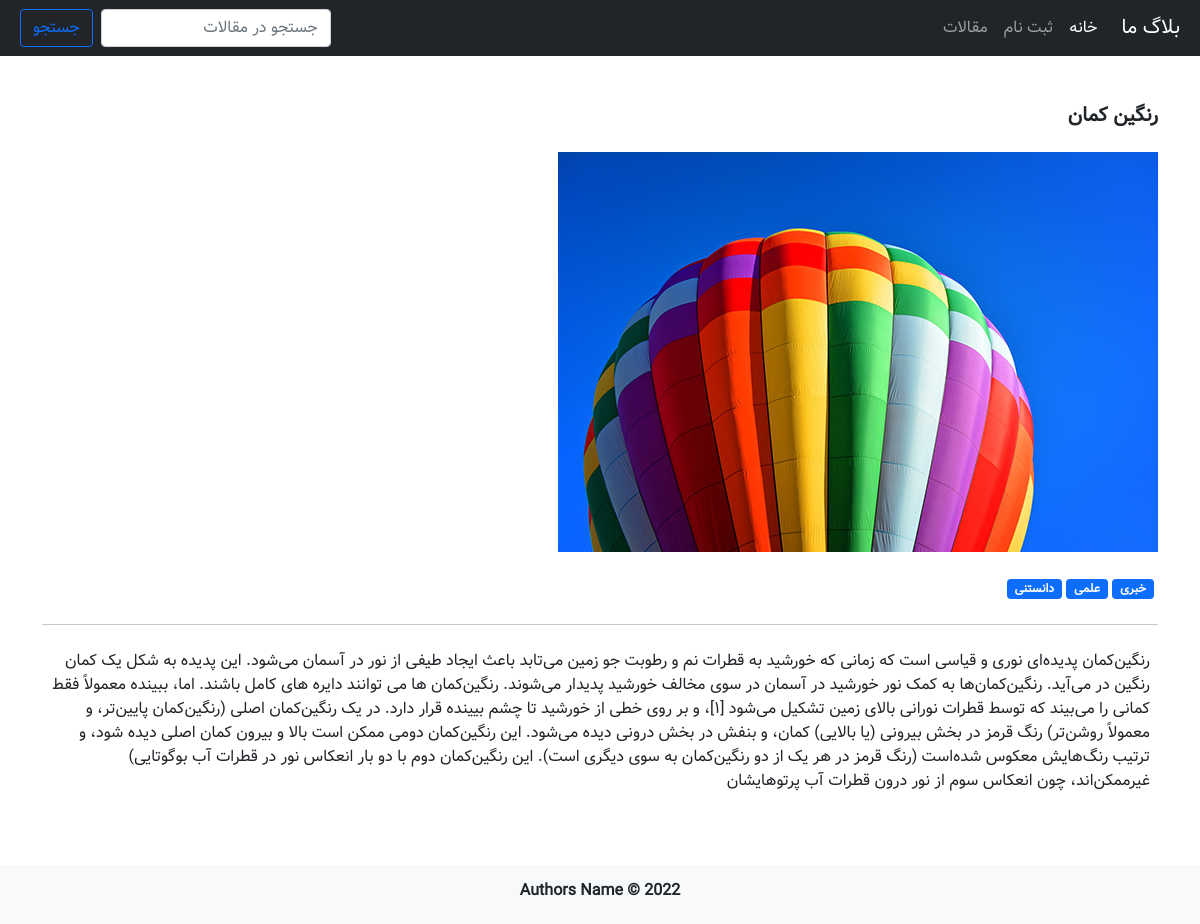
The page /4/رنگین کمان on the database its author committed.
### blog/models.py (models this page shows, shortened)
class Article(models.Model):
    title = models.CharField(max_length=75, verbose_name='عنوان')
    description = models.TextField(verbose_name='توضیحات')
    author = models.ForeignKey(
        User, on_delete=models.CASCADE, related_name='articles', verbose_name='نویسنده'
    )
    image = models.ImageField(
        upload_to='articles/', verbose_name='تصویر مقاله'
    )
    hits = models.ManyToManyField(
        IPAddress, related_name='articles', blank=True, verbose_name='بازدید ها'
    )
    publish_time = models.DateTimeField(
        default=timezone.now, verbose_name='زمان انتشار'
    )
    categories = models.ManyToManyField(
        Category, related_name='articles', verbose_name='دسته بندی ها'
    )
    created = models.DateTimeField(
        auto_now_add=True, verbose_name='تاریخ ایجاد'
    )
    updated = models.DateTimeField(
        auto_now=True, verbose_name='تاریخ آخرین ویرایش'
    )
    class Meta:
        verbose_name = 'مقاله'
        verbose_name_plural = 'مقالات'
    def __str__(self):
        return f"{self.title}"
    def get_thumbnail(self):
        return format_html(f"<img width=100 height=75 style='border-radius: 5px;' src='{self.image.url}'>")
    get_thumbnail.short_description = "تصویر"

class Category(models.Model):
    name = models.CharField(max_length=200, verbose_name='دسته بندی')
    created = models.DateTimeField(
        auto_now_add=True, verbose_name='تاریخ ایجاد'
    )
    updated = models.DateTimeField(
        auto_now=True, verbose_name='تاریخ آخرین ویرایش'
    )
    is_deleted = models.BooleanField(
        default=False, verbose_name='پاک شده/نشده'
    )
    is_active = models.BooleanField(default=True, verbose_name='فعال/غیرفعال')
    class Meta:
        verbose_name = 'دسته بندی'
        verbose_name_plural = 'دسته بندی ها'
    def __str__(self):
        return f'{self.name}'

### blog/views.py (the view, shortened to what this page needs)
# urls.py: path('<int:pk>/<str:title>', ArticleDetailView.as_view(), name='article_detail'),
class ArticleDetailView(DetailView):
    def get_object(self):
        article_id = self.kwargs.get('pk')
        article = get_object_or_404(
            Article, pk=article_id, publish_time__lte=timezone.now()
        )
        return article
    def get_context_data(self, **kwargs):
        context = super(ArticleDetailView, self).get_context_data(**kwargs)
        return context
    template_name = 'blog/article_detail.html'
    context_object_name = 'article'

### blog/templates/blog/article_detail.html (shortened to what this page needs)
{% extends '_base.html' %}
{% block content %}
<section class="container my-5">
    <div class="row ">
        <section class="col-md-12">
            <div class="row">
                <div class="col-md-12">
                    <h5 class="text-bold mb-4">{{ article.title }}</h5>
                </div>
                <article class="col-md-12">
                    <div>
                        <img src="{{ article.image.url }}" class="img-fluid" alt="article 1">
                    </div>
                    <div>
                        <div class="my-4 mx-1">
                            {% for category in article.categories.all %}
                            <a href="#" class="badge bg-primary">{{ category }}</a>
                            {% endfor %}
                        </div>
                        <hr>
                        <p class="my-4 mx-2 text-dark">
                            {{ article.description }}
                        </p>
                    </div>
                </article>
            </div>
        </section>
    </div>
</section>
{% endblock content %}

### assets/css/style.css (style rules this page uses)
body { font-family: "Vazir"; }
a { color: #000; text-decoration: none; transition: all 0.5s; }
.text-bold { font-weight: 600; }

### rows shown on the page
Article: title "رنگین کمان", image (picture), description "رنگین‌کمان پدیده‌ای نوری و قیاسی است که زمانی که خورشید به قطرات نم و رطوبت جو زمین می‌تابد باعث ایجاد طیفی از نور در آسمان می‌شود. این پدیده به شکل یک کمان رنگین در می‌آید. رنگین‌کمان‌ها به کمک نور خورشید در آسمان در سوی مخالف خورشید پدیدار می‌شوند. رنگین‌کمان ها می توانند دایره های کامل باشند. اما، ببینده معمولاً فقط کمانی را می‌بیند که توسط قطرات نورانی بالای زمین تشکیل می‌شود [۱]، و بر روی خطی از خورشید تا چشم بیینده قرار دارد. در یک رنگین‌کمان اصلی (رنگین‌کمان پایین‌تر، و معمولاً روشن‌تر) رنگ قرمز در بخش بیرونی (یا بالایی) کمان، و بنفش در بخش درونی دیده می‌شود. این رنگین‌کمان دومی ممکن است بالا و بیرون کمان اصلی دیده شود، و ترتیب رنگ‌هایش معکوس شده‌است (رنگ قرمز در هر یک از دو…"
Category: name "خبری"
Category: name "علمی"
Category: name "دانستنی"
